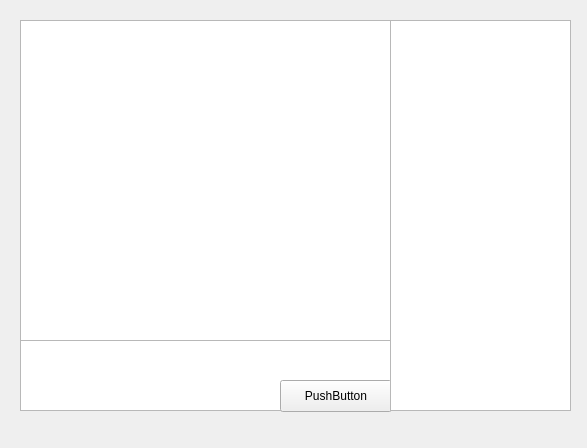
<?xml version="1.0" encoding="UTF-8"?>
<ui version="4.0">
 <class>Form</class>
 <widget class="QWidget" name="Form">
  <property name="geometry">
   <rect>
    <x>0</x>
    <y>0</y>
    <width>587</width>
    <height>448</height>
   </rect>
  </property>
  <property name="windowTitle">
   <string>Form</string>
  </property>
  <widget class="QTextEdit" name="textEdit_2">
   <property name="geometry">
    <rect>
     <x>20</x>
     <y>340</y>
     <width>371</width>
     <height>71</height>
    </rect>
   </property>
  </widget>
  <widget class="QPushButton" name="pushButton">
   <property name="geometry">
    <rect>
     <x>280</x>
     <y>380</y>
     <width>112</width>
     <height>32</height>
    </rect>
   </property>
   <property name="text">
    <string>PushButton</string>
   </property>
  </widget>
  <widget class="QTextBrowser" name="textBrowser">
   <property name="geometry">
    <rect>
     <x>390</x>
     <y>20</y>
     <width>181</width>
     <height>391</height>
    </rect>
   </property>
   <property name="font">
    <font>
     <pointsize>12</pointsize>
    </font>
   </property>
  </widget>
  <widget class="QTextBrowser" name="textBrowser_2">
   <property name="geometry">
    <rect>
     <x>20</x>
     <y>20</y>
     <width>371</width>
     <height>321</height>
    </rect>
   </property>
  </widget>
 </widget>
 <resources/>
 <connections/>
</ui>
